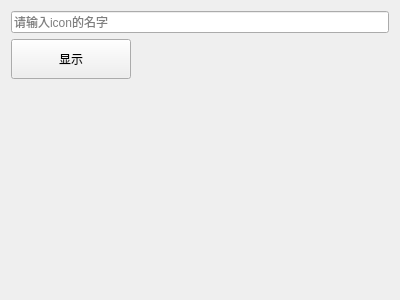
<?xml version="1.0" encoding="UTF-8"?>
<ui version="4.0">
 <class>IconWidget</class>
 <widget class="QWidget" name="IconWidget">
  <property name="geometry">
   <rect>
    <x>0</x>
    <y>0</y>
    <width>400</width>
    <height>300</height>
   </rect>
  </property>
  <property name="windowTitle">
   <string>IconWidget</string>
  </property>
  <layout class="QVBoxLayout" name="verticalLayout">
   <item>
    <widget class="QLineEdit" name="path">
     <property name="placeholderText">
      <string>请输入icon的名字</string>
     </property>
    </widget>
   </item>
   <item>
    <widget class="QWidget" name="widget" native="true">
     <property name="maximumSize">
      <size>
       <width>16777215</width>
       <height>40</height>
      </size>
     </property>
     <layout class="QHBoxLayout" name="horizontalLayout">
      <property name="leftMargin">
       <number>0</number>
      </property>
      <property name="topMargin">
       <number>0</number>
      </property>
      <property name="rightMargin">
       <number>0</number>
      </property>
      <property name="bottomMargin">
       <number>0</number>
      </property>
      <item>
       <widget class="QPushButton" name="show">
        <property name="minimumSize">
         <size>
          <width>120</width>
          <height>0</height>
         </size>
        </property>
        <property name="maximumSize">
         <size>
          <width>16777215</width>
          <height>40</height>
         </size>
        </property>
        <property name="text">
         <string>显示</string>
        </property>
       </widget>
      </item>
      <item>
       <spacer name="horizontalSpacer">
        <property name="orientation">
         <enum>Qt::Horizontal</enum>
        </property>
        <property name="sizeHint" stdset="0">
         <size>
          <width>40</width>
          <height>20</height>
         </size>
        </property>
       </spacer>
      </item>
     </layout>
    </widget>
   </item>
   <item>
    <widget class="QLabel" name="pix">
     <property name="text">
      <string/>
     </property>
    </widget>
   </item>
  </layout>
 </widget>
 <layoutdefault spacing="6" margin="11"/>
 <resources/>
 <connections/>
</ui>
